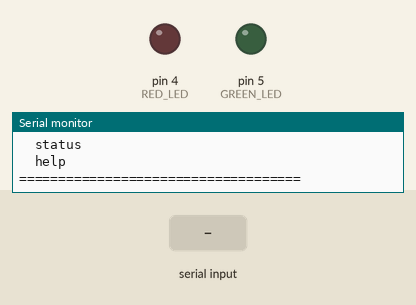
A sketch run on a simulated Arduino Uno, built with avr-gcc and run on an emulated ATmega328P. Shown: output pins drawn as LEDs (lit = HIGH), the last lines printed to the serial monitor. The test bench sets the inputs (shaded band).

Above: at 2.3 s.
2.4 s: "arm\n" received over Serial
At 3.6 s:
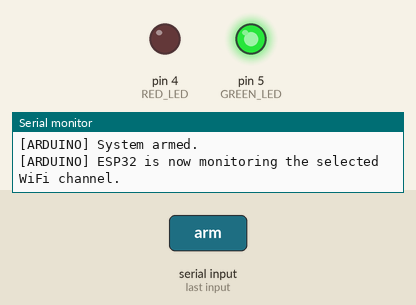
3.9 s: "DEAUTH\n" received over the second serial link
At 4.05 s:
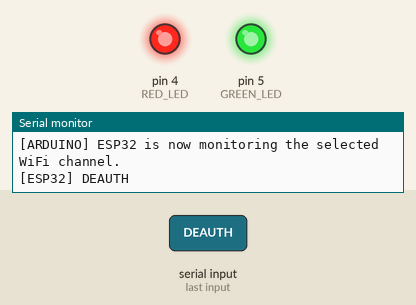
Timing chart, 0 to 6.9 s (numbered marks = the images above; inputs shaded):
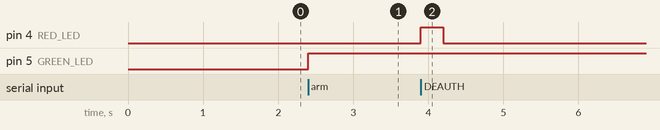

Measured:
- after the input at 2.4 s, pin 5 (GREEN_LED): LOW → HIGH at once
- after the input at 3.9 s, pin 4 (RED_LED): LOW → HIGH at once, → LOW 0.30 s later

The sketch:

unor3.ino
```cpp
#include <SoftwareSerial.h>

/*
SIT111HD WiFi Tool (Uno R3 + ESP32)
by Hirusha Adikari

The Arduino Uno R3 is the main controller.
An ESP32 is used for WiFi related work.
The user will be interacting with the Uno.
*/


// Uno D10 receives from ESP32 D17
// Uno D11 sends to ESP32 D16 (via the voltage divider)
SoftwareSerial espSerial(10, 11); // RX, TX

// output pins for visual status
const int RED_LED = 4;    // flashes when DEAUTH detected
const int GREEN_LED = 5;  // on if armed

// store the response lines
String pcLine = "";   // command recieved over serial, from computer
String espLine = "";  // response from esp32

unsigned long alertUntil = 0; // to turn LED off after short pulse

void showHelpCommand() {
  Serial.println("Commands:");
  Serial.println("  scan");
  Serial.println("  set channel 0-13");
  Serial.println("  arm");
  Serial.println("  disarm");
  Serial.println("  status");
  Serial.println("  help");
}

void setup() {
  pinMode(RED_LED, OUTPUT);
  pinMode(GREEN_LED, OUTPUT);

  digitalWrite(RED_LED, LOW);
  digitalWrite(GREEN_LED, LOW);

  // `Serial` is the USB serial link
  // between the computer and Uno
  Serial.begin(9600);

  // `espSerial` is the UART link
  // between Uno and ESP32
  // a different baud rate was selected to avoid potential errors
  espSerial.begin(4800);

  delay(1000);

  Serial.println("====================================");
  Serial.println("SIT111HD WiFi Tool (Uno R3 + ESP32)");
  Serial.println("------------------------------------");
  showHelpCommand();
  Serial.println("====================================");
}

void loop() {
  // continously check both sides
  readFromLinux();
  readFromEsp32();

  // if an alert has triggered the LED to turn on,
  // turn it off after a short alert window has passed
  if (alertUntil > 0 && millis() > alertUntil) {
    digitalWrite(RED_LED, LOW);
    alertUntil = 0;
  }
}

/*
Both `readFromLinux()` and `readFromEsp32()` functions follow a very similar structure
`readFromLinux` reads commands from the computer sent to the Uno over USB serial
`readFromEsp32` reads commanss from esp32 sent to the Uno over UART

For these functions,
- the only difference is the serial interface we read from (Serial vs espSerial)
- commands are line based
- so, we keep on concatenating characters to the current line until we get a \n or \r
- if we get this, that means the line has ended
  - then, we check if its an empty line or has any text in it
    - if it does, we process the command
    - otherwise, we just continue
  - then, we empty out the current command/line
- otherwise, just keep on concatenating the current character until the line ends
*/

void readFromLinux() {
  while (Serial.available()) {
    char c = Serial.read();

    if (c == '\n' || c == '\r') {
      pcLine.trim();

      if (pcLine.length() > 0) {
        handleLinuxCommand(pcLine);
      }

      pcLine = "";
    } else {
      pcLine += c;
    }
  }
}

void readFromEsp32() {
  while (espSerial.available()) {
    char c = espSerial.read();

    if (c == '\n' || c == '\r') {
      espLine.trim();

      if (espLine.length() > 0) {
        handleEsp32Message(espLine);
      }

      espLine = "";
    } else {
      espLine += c;
    }
  }
}

void handleLinuxCommand(String cmd) {
  cmd.trim();
  cmd.toLowerCase();

  if (cmd == "scan") {
    Serial.println("[ARDUINO] Sending scan command to ESP32...");
    espSerial.println("SCAN");
  }

  else if (cmd.startsWith("set channel ")) {
    int channel = cmd.substring(12).toInt();

    if (channel >= 0 && channel <= 13) {
      if (channel == 0) {
        Serial.println("[ARDUINO] Enabling ESP32 channel hopping.");
      } else {
        Serial.print("[ARDUINO] Setting ESP32 channel to ");
        Serial.println(channel);
      }

      espSerial.print("CHAN:");
      espSerial.println(channel); // sends \n to end the command
    } else {
      Serial.println("[ERROR] Channel must be between 0 and 13.");
    }
  }

  else if (cmd == "arm") {
    digitalWrite(GREEN_LED, HIGH);

    Serial.println("[ARDUINO] System armed.");
    Serial.println("[ARDUINO] ESP32 is now monitoring the selected WiFi channel.");
    espSerial.println("ARM");
  }

  else if (cmd == "disarm") {
    digitalWrite(GREEN_LED, LOW);
    digitalWrite(RED_LED, LOW);

    Serial.println("[ARDUINO] System disarmed.");
    espSerial.println("DISARM");
  }

  else if (cmd == "status") {
    Serial.println("[ARDUINO] Requesting ESP32 status...");
    espSerial.println("STATUS");
  }

  else if (cmd == "help") {
    showHelpCommand();
  }

  else {
    Serial.println("[ERROR] Unknown command. Type help.");
  }
}

void handleEsp32Message(String msg) {
  Serial.print("[ESP32] ");
  Serial.println(msg);

  // flash red light if DEAUTH line
  if (msg.startsWith("DEAUTH")) {
    digitalWrite(RED_LED, HIGH);
    alertUntil = millis() + 300;
  }
}
```
